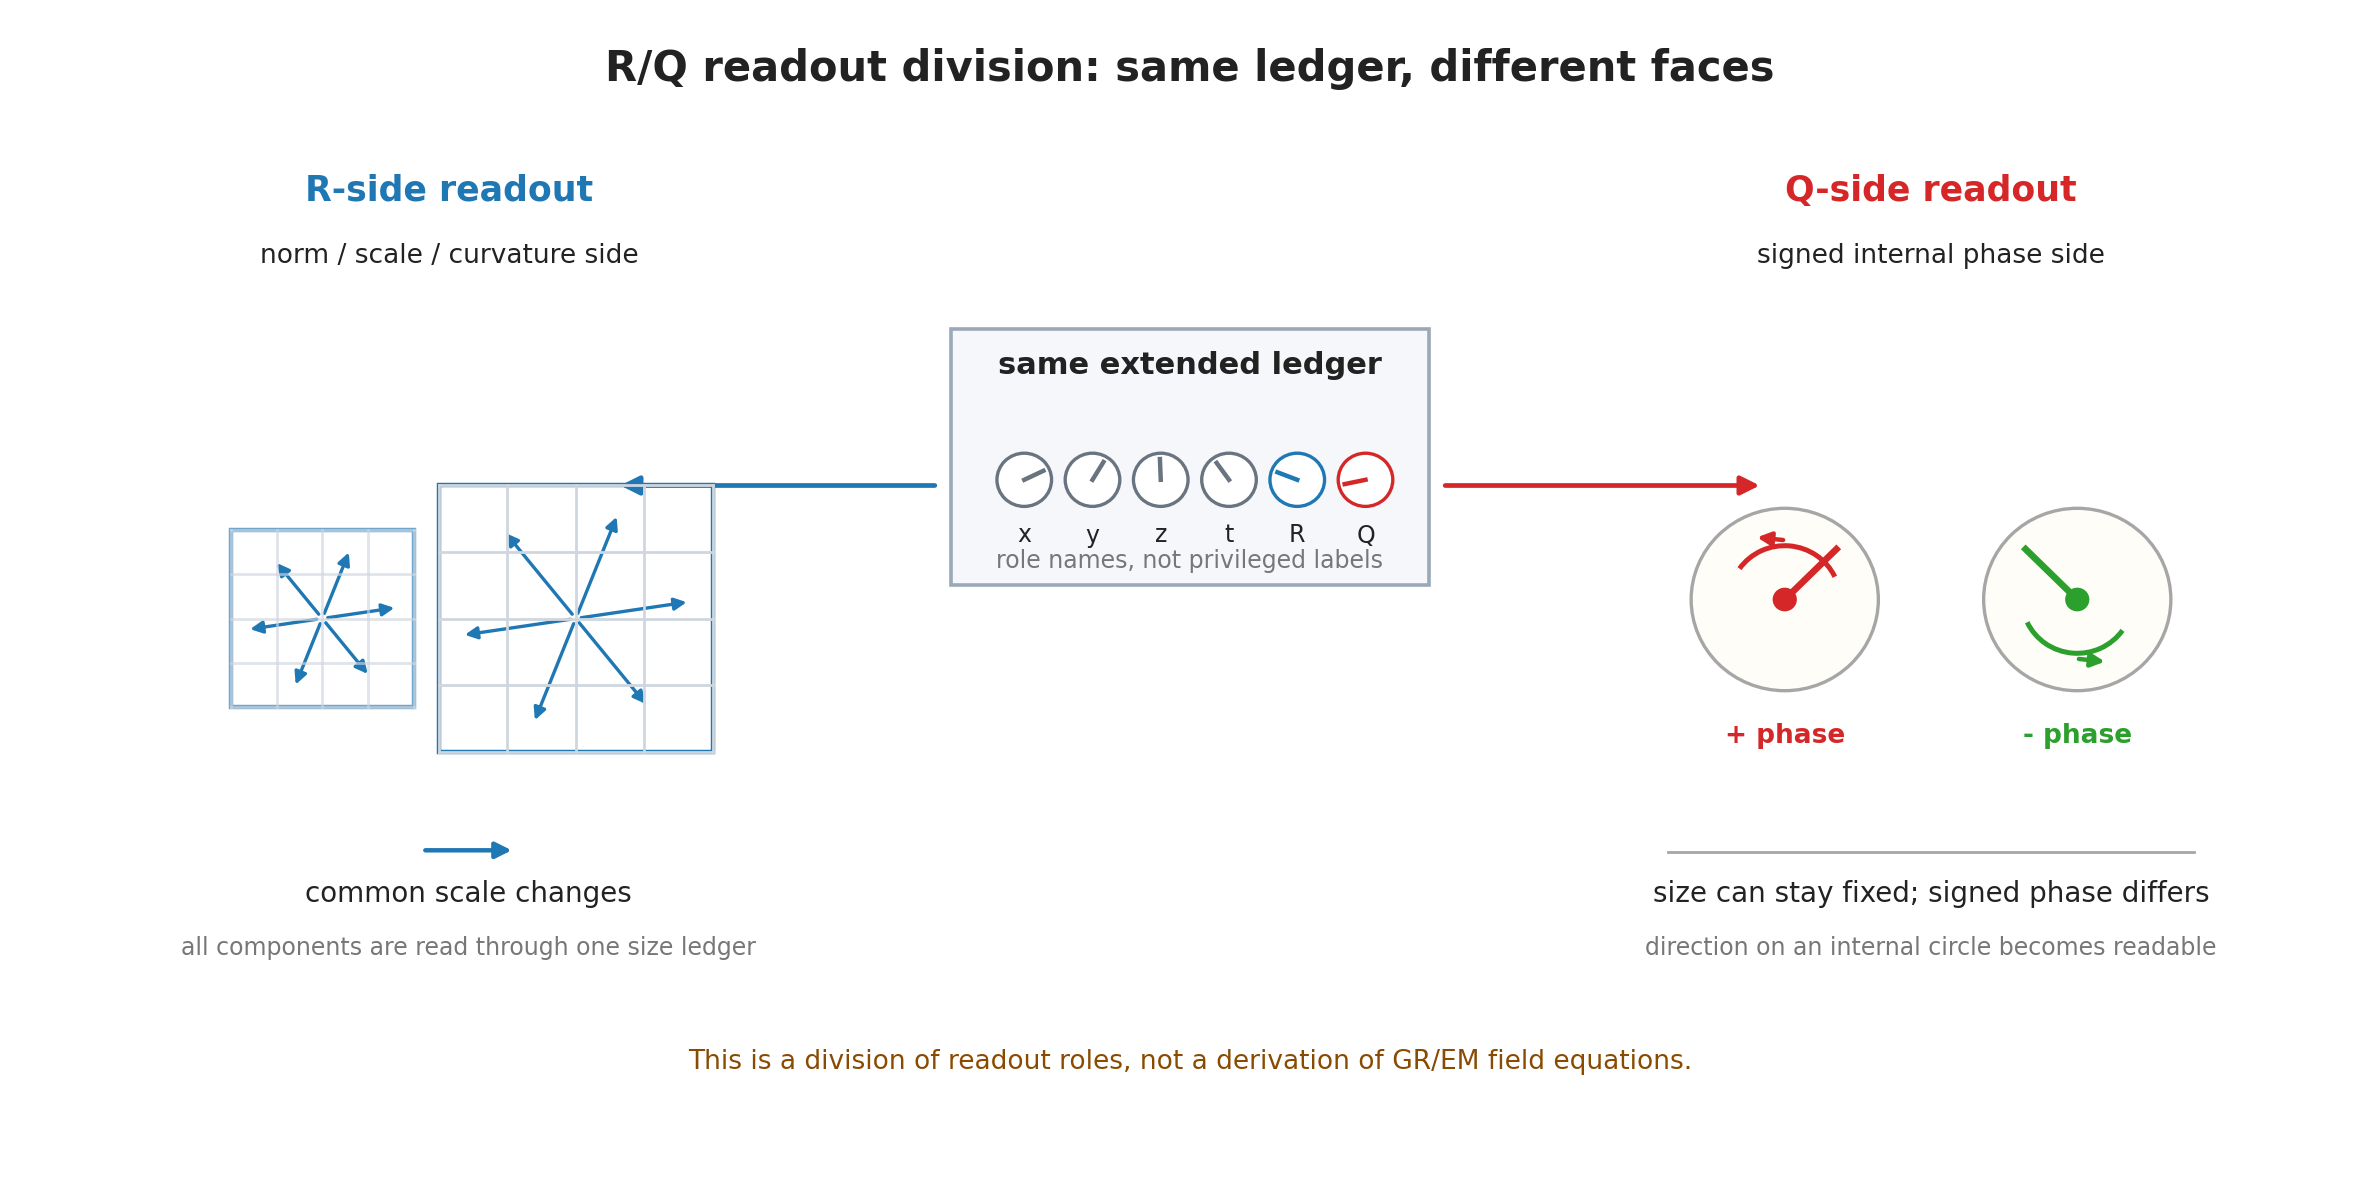

Write Python code to recreate this figure.
#!/usr/bin/env python3
# -*- coding: utf-8 -*-
"""
Chapter 10 figure:
  R-side readout changes common scale / norm.
  Q-side readout changes signed internal phase.
"""
import numpy as np
import os
os.environ.setdefault("MPLCONFIGDIR", "/tmp/matplotlib")
os.environ.setdefault("XDG_CACHE_HOME", "/tmp")
import matplotlib
matplotlib.use("Agg")
import matplotlib.pyplot as plt
from matplotlib.patches import Circle, Rectangle, FancyArrowPatch, Arc


C_TEXT = "#222222"
C_MUTED = "#777777"
C_LEDGER = "#f5f7fb"
C_R = "#1f77b4"
C_Q_POS = "#d62728"
C_Q_NEG = "#2ca02c"
C_GRID = "#cfd6df"
C_AXIS = "#555555"


def arrow(ax, start, end, color=C_AXIS, lw=1.4, ms=12, rad=0.0):
    arr = FancyArrowPatch(
        start, end, arrowstyle="-|>", mutation_scale=ms, lw=lw,
        color=color, connectionstyle=f"arc3,rad={rad}"
    )
    ax.add_patch(arr)
    return arr


def draw_small_dial(ax, center, angle, color, label):
    cx, cy = center
    r = 0.14
    ax.add_patch(Circle((cx, cy), r, fc="white", ec=color, lw=1.2))
    ax.plot([cx, cx + 0.78 * r * np.cos(angle)],
            [cy, cy + 0.78 * r * np.sin(angle)],
            color=color, lw=1.6)
    ax.text(cx, cy - 0.23, label, ha="center", va="top",
            fontsize=8.5, color=C_TEXT)


def draw_ledger(ax, x, y, w=2.45, h=1.35):
    ax.add_patch(Rectangle((x - w / 2, y - h / 2), w, h,
                           fc=C_LEDGER, ec="#9aa8b7", lw=1.3))
    ax.text(x, y + 0.48, "same extended ledger", ha="center",
            va="center", fontsize=11, color=C_TEXT, weight="bold")
    labs = ["x", "y", "z", "t", "R", "Q"]
    xs = [-0.85, -0.50, -0.15, 0.20, 0.55, 0.90]
    for i, (lab, dx) in enumerate(zip(labs, xs)):
        col = C_R if lab == "R" else C_Q_POS if lab == "Q" else "#6a7480"
        draw_small_dial(ax, (x + dx, y - 0.12), 0.45 + i * 0.58, col, lab)
    ax.text(x, y - 0.55, "role names, not privileged labels",
            ha="center", va="center", fontsize=8.5, color=C_MUTED)


def draw_grid(ax, center, scale, color=C_R, alpha=1.0):
    cx, cy = center
    span = 1.3 * scale
    step = span / 4
    for i in range(5):
        xx = cx - span / 2 + i * step
        yy = cy - span / 2 + i * step
        ax.plot([xx, xx], [cy - span / 2, cy + span / 2],
                color=C_GRID, lw=1.0, alpha=alpha)
        ax.plot([cx - span / 2, cx + span / 2], [yy, yy],
                color=C_GRID, lw=1.0, alpha=alpha)
    ax.add_patch(Rectangle((cx - span / 2, cy - span / 2), span, span,
                           fc="none", ec=color, lw=1.6, alpha=alpha))
    for ang in np.linspace(0.15, 2 * np.pi + 0.15, 6, endpoint=False):
        arrow(ax, (cx, cy),
              (cx + 0.43 * span * np.cos(ang), cy + 0.43 * span * np.sin(ang)),
              color=color, lw=1.2, ms=9)


def draw_phase_dial(ax, center, angle, color, direction_label, rad):
    cx, cy = center
    r = 0.48
    ax.add_patch(Circle((cx, cy), r, fc="#fffdf8", ec="#a6a6a6", lw=1.2))
    ax.add_patch(Circle((cx, cy), 0.055, fc=color, ec=color, lw=1.0))
    ax.plot([cx, cx + 0.78 * r * np.cos(angle)],
            [cy, cy + 0.78 * r * np.sin(angle)],
            color=color, lw=2.4)
    ax.add_patch(Arc((cx, cy), 1.18 * r, 1.18 * r,
                     theta1=25 if rad > 0 else 205,
                     theta2=145 if rad > 0 else 325,
                     color=color, lw=1.8))
    if rad > 0:
        arrow(ax, (cx + 0.02, cy + 0.31), (cx - 0.17, cy + 0.33),
              color=color, lw=1.6, ms=10)
    else:
        arrow(ax, (cx - 0.02, cy - 0.31), (cx + 0.17, cy - 0.33),
              color=color, lw=1.6, ms=10)
    ax.text(cx, cy - 0.72, direction_label, ha="center",
            va="center", fontsize=9.5, color=color, weight="bold")


fig, ax = plt.subplots(figsize=(12.0, 6.0))
ax.set_xlim(0, 12)
ax.set_ylim(0, 6)
ax.axis("off")

ax.text(6, 5.68, "R/Q readout division: same ledger, different faces",
        ha="center", fontsize=15, color=C_TEXT, weight="bold")

# Center ledger
draw_ledger(ax, 6.0, 3.70)
arrow(ax, (4.72, 3.55), (3.05, 3.55), color=C_R, lw=1.7, ms=14)
arrow(ax, (7.28, 3.55), (8.95, 3.55), color=C_Q_POS, lw=1.7, ms=14)

# R panel
ax.text(2.2, 5.05, "R-side readout", ha="center",
        fontsize=12.5, color=C_R, weight="bold")
ax.text(2.2, 4.72, "norm / scale / curvature side", ha="center",
        fontsize=9.5, color=C_TEXT)
draw_grid(ax, (1.55, 2.85), 0.72, color=C_R, alpha=0.65)
draw_grid(ax, (2.85, 2.85), 1.08, color=C_R, alpha=1.0)
arrow(ax, (2.05, 1.63), (2.55, 1.63), color=C_R, lw=1.6, ms=12)
ax.text(2.30, 1.36, "common scale changes", ha="center",
        fontsize=10, color=C_TEXT)
ax.text(2.30, 1.08, "all components are read through one size ledger",
        ha="center", fontsize=8.5, color=C_MUTED)

# Q panel
ax.text(9.8, 5.05, "Q-side readout", ha="center",
        fontsize=12.5, color=C_Q_POS, weight="bold")
ax.text(9.8, 4.72, "signed internal phase side", ha="center",
        fontsize=9.5, color=C_TEXT)
draw_phase_dial(ax, (9.05, 2.95), np.deg2rad(45), C_Q_POS, "+ phase", 1)
draw_phase_dial(ax, (10.55, 2.95), np.deg2rad(135), C_Q_NEG, "- phase", -1)
ax.plot([8.45, 11.15], [1.62, 1.62], color="#a6a6a6", lw=1.0)
ax.text(9.80, 1.36, "size can stay fixed; signed phase differs",
        ha="center", fontsize=10, color=C_TEXT)
ax.text(9.80, 1.08, "direction on an internal circle becomes readable",
        ha="center", fontsize=8.5, color=C_MUTED)

# Bottom note
ax.text(6, 0.48,
        "This is a division of readout roles, not a derivation of GR/EM field equations.",
        ha="center", fontsize=9.5, color="#8a4b00")

fig.tight_layout()
for ext in ("png", "svg"):
    fig.savefig(f"fig_text_ch10_rq_readout_division.{ext}",
                dpi=200, bbox_inches="tight")
print("done: fig_text_ch10_rq_readout_division (png+svg)")
